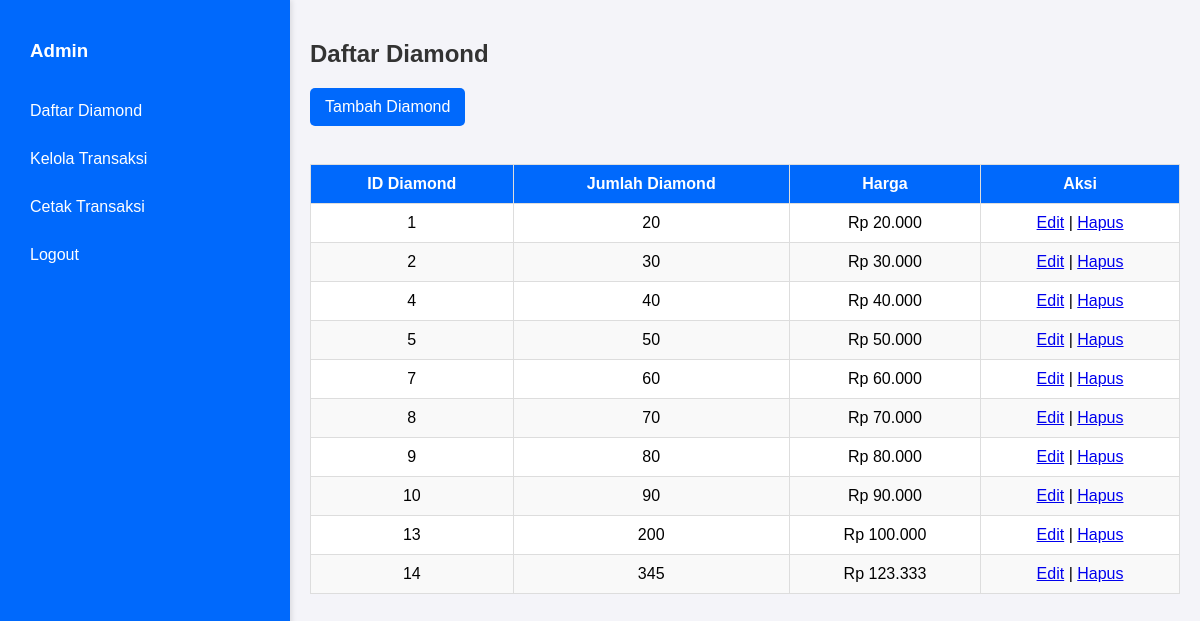
The app's page /admin_read.php (signed in) with its own data.
### tables this page shows
CREATE TABLE `ml_diamond` (
  `id_diamond` int(11) NOT NULL,
  `jumlah_diamond` int(11) NOT NULL,
  `harga` decimal(10,2) NOT NULL
);

### admin_read.php (the view, shortened to what this page needs)
<?php
include 'koneksi.php';
$sql = "SELECT * FROM ML_diamond";
$result = $conn->query($sql);
?>
<!DOCTYPE html>
<html lang="en">
<head>
</head>
<body>
    <div class="sidebar">
        <h3>Admin </h3>
        <a href="admin_read.php">Daftar Diamond</a>
        <a href="admin_kelola.php">Kelola Transaksi</a>
        <a href="cetak_transaksi.php">Cetak Transaksi</a>
        <a href="/ml/share/logout.php">Logout</a>
    </div>
    <div class="content">
        <h2>Daftar Diamond</h2>
        <a href="add_diamond.php" class="btn-add">Tambah Diamond</a><br><br>
        <table border="1" cellpadding="10" cellspacing="0">
            <thead>
                <tr>
                    <th>ID Diamond</th>
                    <th>Jumlah Diamond</th>
                    <th>Harga</th>
                    <th>Aksi</th>
                </tr>
            </thead>
            <tbody>
                <?php while ($row = $result->fetch_assoc()) { ?>
                    <tr>
                        <td><?php echo $row['id_diamond']; ?></td>
                        <td><?php echo $row['jumlah_diamond']; ?></td>
                        <td>Rp <?php echo number_format($row['harga'], 0, ',', '.'); ?></td>
                        <td>
                            <a href="edit.php?id=<?php echo $row['id_diamond']; ?>">Edit</a> |
                            <a href="hapus.php?id=<?php echo $row['id_diamond']; ?>" onclick="return confirm('Yakin ingin menghapus data ini?');">Hapus</a>
                        </td>
                    </tr>
                <?php } ?>
            </tbody>
        </table>
    </div>
</body>
</html>

### admin_read.php (style rules this page uses)
body { font-family: Arial, sans-serif; margin: 0; display: flex; background-color: #f4f4f9; }
.sidebar { width: 250px; height: 100vh; background-color: rgb(0, 105, 252); color: white; position: fixed; padding: 20px; box-shadow: 2px 0 5px rgba(0, 0, 0, 0.1); }
.sidebar h3 { margin: 10px 0; margin-bottom: 20px; padding: 10px; }
.sidebar a { display: block; color: white; text-decoration: none; padding: 10px; margin-bottom: 10px; border-radius: 5px; transition: background 0.3s ease; }
.content { margin-left: 290px; padding: 20px; flex: 1; }
h2 { color: #333; margin-bottom: 20px; }
.btn-add { display: inline-block; padding: 10px 15px; background-color: rgb(0, 105, 252); color: white; text-decoration: none; border-radius: 5px; transition: background 0.3s ease; }
table { width: 100%; margin-top: 20px; border-collapse: collapse; background-color: white; }
thead { background-color: rgb(0, 105, 252); color: white; }
th, td { text-align: center; padding: 10px; border: 1px solid #ddd; }
tbody tr:nth-child(even) { background-color: #f9f9f9; }

### records on screen
ml_diamond: id_diamond "1", jumlah_diamond "20", harga "20.000"
ml_diamond: id_diamond "2", jumlah_diamond "30", harga "30.000"
ml_diamond: id_diamond "4", jumlah_diamond "40", harga "40.000"
ml_diamond: id_diamond "5", jumlah_diamond "50", harga "50.000"
ml_diamond: id_diamond "7", jumlah_diamond "60", harga "60.000"
ml_diamond: id_diamond "8", jumlah_diamond "70", harga "70.000"
ml_diamond: id_diamond "9", jumlah_diamond "80", harga "80.000"
ml_diamond: id_diamond "10", jumlah_diamond "90", harga "90.000"
ml_diamond: id_diamond "13", jumlah_diamond "200", harga "100.000"
ml_diamond: id_diamond "14", jumlah_diamond "345", harga "123.333"
